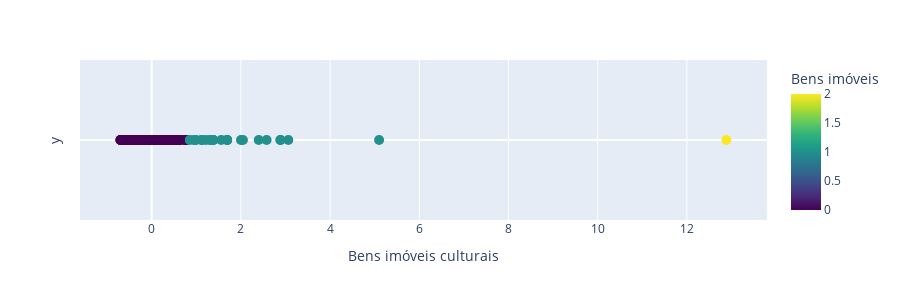

The code cell stored with this chart in its notebook:
### Code cell
clustered_df = aplicar_kmeans(df_bens_imoveis, 3, nome_cluster='Bens imóveis')
save_clustered_df_to_csv(clustered_df, "csv_files/", "8_Bens imóveis.csv")

### Figure 1 — Plotly figure (JSON) as saved in the notebook; plotly's stock layout.template omitted (floating-point values rounded to 4 significant figures; data arrays with more than 128 entries replaced by an {"elided": "..."} marker saying what was removed)
{"data": [{"customdata": {"elided": "308x3 mixed values"}, "hovertemplate": "valor=%{x}<br>y=%{y}<br>local=%{customdata[0]}<br>codigo=%{customdata[1]}<br>Bens imóveis culturais=%{customdata[2]}<br>Bens imóveis=%{marker.color}<extra></extra>", "legendgroup": "", "marker": {"color": {"elided": "308 int values"}, "coloraxis": "coloraxis", "size": 10, "symbol": "circle"}, "mode": "markers", "name": "", "orientation": "v", "showlegend": false, "type": "scatter", "x": {"elided": "308 float values"}, "xaxis": "x", "y": {"elided": "308 int values"}, "yaxis": "y"}], "layout": {"coloraxis": {"colorbar": {"title": {"text": "Bens imóveis"}}, "colorscale": [[0, "#440154"], [0.1111, "#482878"], [0.2222, "#3e4989"], [0.3333, "#31688e"], [0.4444, "#26828e"], [0.5556, "#1f9e89"], [0.6667, "#35b779"], [0.7778, "#6ece58"], [0.8889, "#b5de2b"], [1, "#fde725"]]}, "height": 300, "legend": {"tracegroupgap": 0}, "margin": {"t": 60}, "xaxis": {"anchor": "y", "domain": [0, 1], "title": {"text": "Bens imóveis culturais"}}, "yaxis": {"anchor": "x", "domain": [0, 1], "showgrid": false, "showticklabels": false, "title": {"text": "y"}}}}
